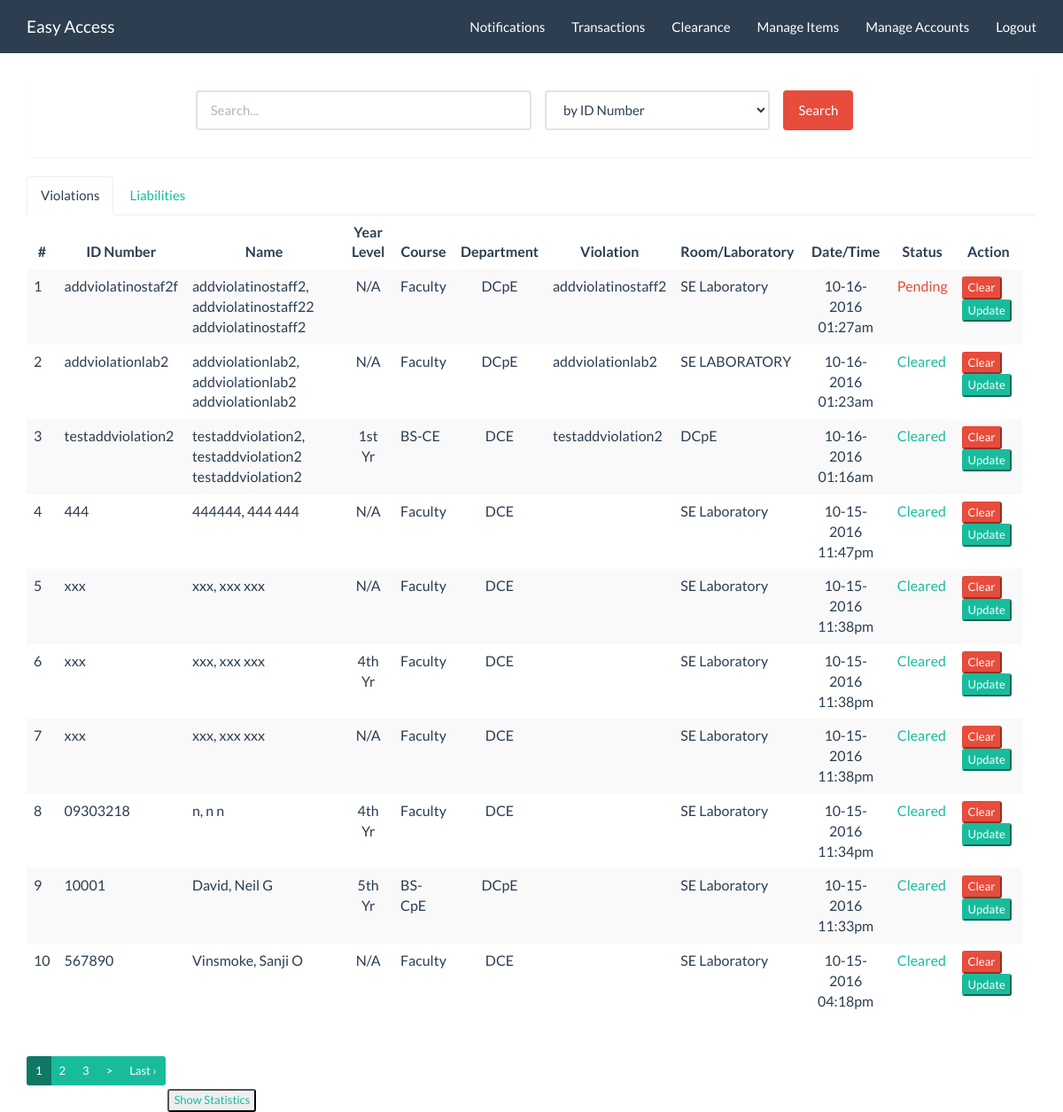
/index.php/c_clear/sVio, run on the app's committed database.
### tables this page shows
CREATE TABLE `student` (
  `id` int(11) NOT NULL,
  `u_id` varchar(45) NOT NULL,
  `lastname` varchar(45) NOT NULL,
  `name` varchar(45) NOT NULL,
  `middlename` varchar(45) NOT NULL,
  `year` varchar(11) NOT NULL,
  `course` varchar(45) NOT NULL,
  `department` varchar(45) NOT NULL,
  `violation` varchar(45) NOT NULL,
  `laboratory` varchar(45) NOT NULL,
  `status` varchar(45) NOT NULL,
  `dateviolate` timestamp NOT NULL DEFAULT CURRENT_TIMESTAMP
);

### index.php (called while the page is built, shortened)
<?php
require_once BASEPATH.'core/CodeIgniter.php';

### application/models/clearancedb.php (called while the page is built, shortened)
<?php
class clearancedb extends CI_Model {
        public function showvio($status,$start=0,$limit)
        {
          $this->db->order_by('dateviolate','desc');
          if($status==""){
              $this->db->where('violation !=','Unreturned Item');
              $this->db->limit($limit, $start);
              $query = $this->db->get('student');
          }else{
              $this->db->where('status',$status);
              $this->db->limit($limit, $start);
              $query = $this->db->get('student');
          }
          $data = $query->result_array();
        return $data;
        }
}
?>

### application/views/clearance/vs_clear.php (the view, shortened to what this page needs)
<div class="container">
<?php echo br(4); ?>
<div class="panel">
        <div class="panel-body">
        <?php
        $attributes = array("class" => "form-horizontal", "role" => "form", "id" => "searchform", "name" => "searchform");
        echo form_open("c_clear/sVio", $attributes);?>
            <div class="form-group">
                <div class="col-md-4 col-sm-offset-2" style="padding:0;">
                    <input class="form-control" id="name_search" name="name_search" placeholder="Search..." type="text" value="<?php echo set_value('name_search'); ?>" />
                </div>
                <div class="col-xs-3">
                          <?php
                            $data = array(
                                      'u_id'  =>  'by ID Number',
                                      'name'  => 'by Name',
                                      'year'  => 'by Year Level',
                                      'course' => 'by Course',
                                      'department'  => 'by Department',
                                      'laboratory' => 'by Room/Laboratory',
                                      'status'  => 'by Status'  );
                            echo form_dropdown('searchBy',$data,set_value('searchBy'),'class="form-control"');
                          ?>
                </div>
                <div class="col-xs-2" style="padding:0;">
                  <input id="btn_search" name="btn_search" type="submit" class="btn btn-danger" value="Search"/>
                </div>
            </div>
        <?php echo form_close(); ?>
        </div>
</div>
  <ul class="nav nav-tabs">
  <li role="presentation" class="active"><?php echo anchor('c_clear/sVio','Violations');?></li>
  <li role="presentation" ><?php echo anchor('c_clear/sLia','Liabilities');?></li>
 </ul>
<div class="starter-template">
        <?php if (!$x): ?>
            <h2 style="margin-top:50px;text-align:center">No Violations Found</h2>
        <?php else: ?>
          <div class="table-responsive">
            <table class="table table-striped">
              <thead>
                <tr>
                  <th><center>#</center></th>
                  <th><center>ID Number</center></th>
                  <th><center>Name</center></th>
                  <th><center>Year Level</center></th>
                  <th><center>Course</center></th>
                  <th><center>Department</center></th>
                  <th><center>Violation</center></th>
                  <th><center>Room/Laboratory</center></th>
                  <th><center>Date/Time</center></th>
                  <th><center>Status</center></th>
                  <th><center>Action</center></th>
                  <th></th>
                </tr>
              </thead>
              <tbody>
              <?php
                $c=1+$start;
                foreach ($x as $row) {
                  if($row['status']=="Cleared")
                    $txt = "success";
                  else
                    $txt = "danger";
                echo "<tr>
                    <td>".$c."</td>
                    <td>".$row['u_id']."</td>
                    <td>".$row['lastname'].","." ".$row['name']." ".$row['middlename']."</td>
                    <td><center>".$row['year']."</center> </td>
                    <td>".$row['course']."</td>
                    <td><center>".$row['department']."</center></td>
                    <td>".$row['violation']."</td>
                    <td>".$row['laboratory']."</td>
                    <td><center>".date("m-d-Y h:ia ", strtotime($row['dateviolate']))."</center></td>
                    <td class='text-".$txt."'>".$row['status']."</td>
                    <td>" .anchor('c_clear/clearedvio/'.$row['id'],'<button type="button" class="btn-xs btn-danger" data-togg le="modal" data-target="update">Clear</button>', 'onclick="return doconfirm()"')."".anchor('c_clear/upVio/'.$row['id'],'<button type="button" class="btn-xs btn-success" data-toggle="modal" data-target="update">Update</button>')."</td>
                     </tr>";
                  $c++;
                  }?>
              </tbody>
            </table>
          </div>
          <ul class="pagination pagination-sm">
            <?php echo $this->pagination->create_links(); ?>
          </ul>
       <?php
  $atts = array(
        'width'       => 800,
        'height'      => 600,
        'scrollbars'  => 'yes',
        'status'      => 'yes',
        'resizable'   => 'yes',
        'screenx'     => 0,
        'screeny'     => 0,
        'window_name' => '_blank'
);
 echo  anchor_popup('charts/graph_ClearanceVio/','<button class="btn-xs">Show Statistics</button>',$atts);?>
          </div>
        <?php endif ?>
    </div>

### data on the page
student: u "addviolatinostaf2f", lastname "addviolatinostaff2", name "addviolatinostaff22", middlename "addviolatinostaff2", year "N/A", course "Faculty", department "DCpE", violation "addviolatinostaff2", laboratory "SE Laboratory", dateviolate "10-16-2016 01:27am", status "Pending", id "Clear", id "Update"
student: u "addviolationlab2", lastname "addviolationlab2", name "addviolationlab2", middlename "addviolationlab2", year "N/A", course "Faculty", department "DCpE", violation "addviolationlab2", laboratory "SE LABORATORY", dateviolate "10-16-2016 01:23am", status "Cleared", id "Clear", id "Update"
student: u "testaddviolation2", lastname "testaddviolation2", name "testaddviolation2", middlename "testaddviolation2", year "1st Yr", course "BS-CE", department "DCE", violation "testaddviolation2", laboratory "DCpE", dateviolate "10-16-2016 01:16am", status "Cleared", id "Clear", id "Update"
student: u "444", lastname "444444", name "444", middlename "444", year "N/A", course "Faculty", department "DCE", laboratory "SE Laboratory", dateviolate "10-15-2016 11:47pm", status "Cleared", id "Clear", id "Update"
student: u "xxx", lastname "xxx", name "xxx", middlename "xxx", year "N/A", course "Faculty", department "DCE", laboratory "SE Laboratory", dateviolate "10-15-2016 11:38pm", status "Cleared", id "Clear", id "Update"
student: u "xxx", lastname "xxx", name "xxx", middlename "xxx", year "4th Yr", course "Faculty", department "DCE", laboratory "SE Laboratory", dateviolate "10-15-2016 11:38pm", status "Cleared", id "Clear", id "Update"
student: u "xxx", lastname "xxx", name "xxx", middlename "xxx", year "N/A", course "Faculty", department "DCE", laboratory "SE Laboratory", dateviolate "10-15-2016 11:38pm", status "Cleared", id "Clear", id "Update"
student: u "09303218", lastname "n", name "n", middlename "n", year "4th Yr", course "Faculty", department "DCE", laboratory "SE Laboratory", dateviolate "10-15-2016 11:34pm", status "Cleared", id "Clear", id "Update"
student: u "10001", lastname "David", name "Neil", middlename "G", year "5th Yr", course "BS-CpE", department "DCpE", laboratory "SE Laboratory", dateviolate "10-15-2016 11:33pm", status "Cleared", id "Clear", id "Update"
student: u "567890", lastname "Vinsmoke", name "Sanji", middlename "O", year "N/A", course "Faculty", department "DCE", laboratory "SE Laboratory", dateviolate "10-15-2016 04:18pm", status "Cleared", id "Clear", id "Update"

### other printed values
anchor('account/index','Easy Access','class="navbar-brand"') "Easy Access"
anchor('borrow/userlist', 'Transactions') "Transactions"
anchor('c_clear/sVio', 'Clearance') "Clearance"
anchor('item_admin/ItemSearch','Manage Items') "Manage Items"
anchor('admin/sUser','Manage Accounts') "Manage Accounts"
anchor('c_clear/sVio','Violations') "Violations"
anchor('c_clear/sLia','Liabilities') "Liabilities"
$this->pagination->create_links() "1 2 3 > Last ›"
